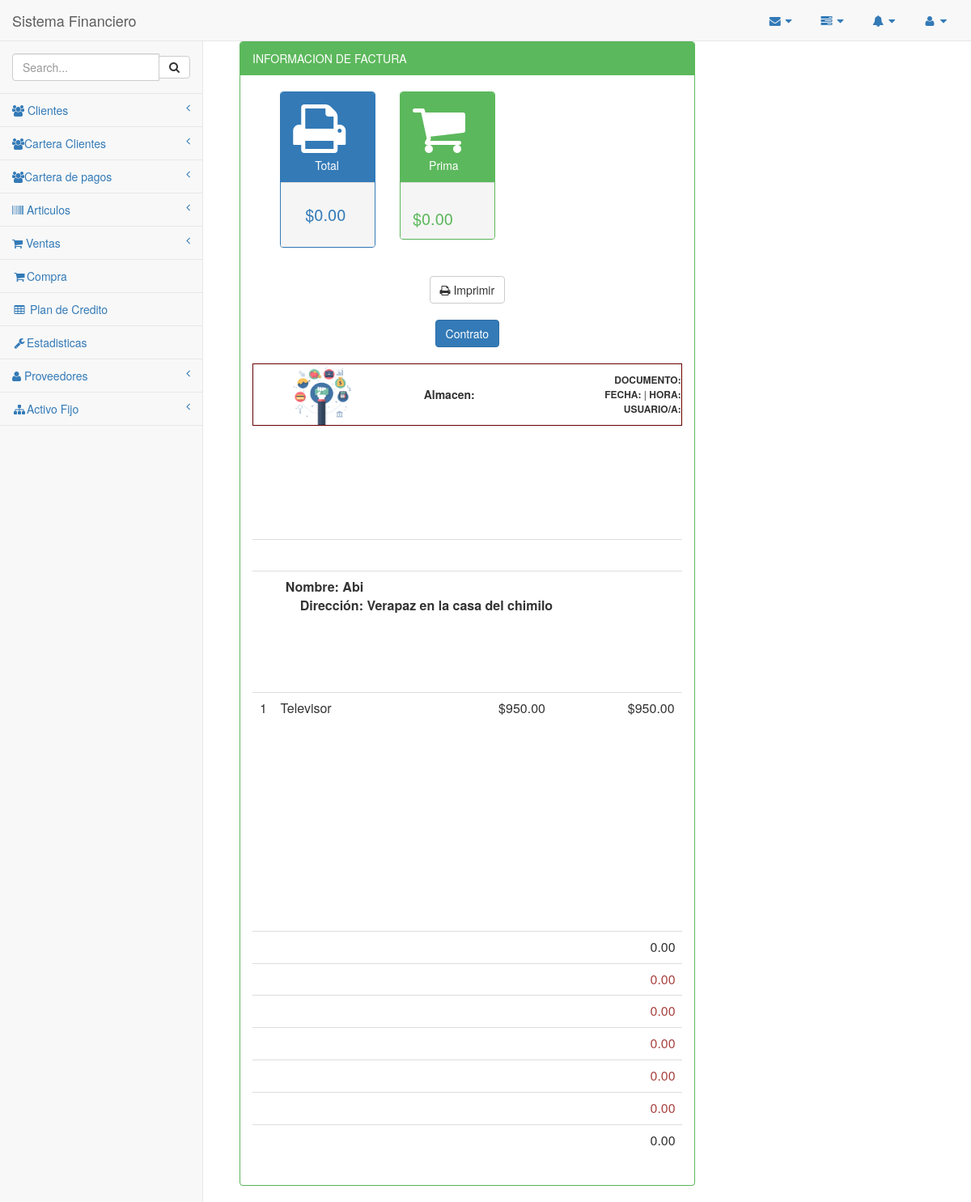
The page /venta/pro_cont_cred.php on the database its author committed.
### tables this page shows
CREATE TABLE `clientcred_tmp` (
  `id_cliente_temp` int(10) NOT NULL,
  `id_cliente` int(10) DEFAULT NULL,
  `fecha` date DEFAULT NULL
);

CREATE TABLE `tb_cliente` (
  `id_cliente` int(11) NOT NULL,
  `nombre_cliente` varchar(40) DEFAULT NULL,
  `dir_cliente` varchar(100) DEFAULT NULL,
  `dui` varchar(15) DEFAULT NULL,
  `tel` varchar(15) DEFAULT NULL
);

CREATE TABLE `ventac_temp` (
  `id_venta` int(10) NOT NULL,
  `id_articulo` int(10) DEFAULT NULL,
  `cantidad` int(10) DEFAULT NULL
);

CREATE TABLE `articulos` (
  `idarticulos` int(11) NOT NULL,
  `codigo` varchar(45) DEFAULT NULL,
  `nombre` varchar(45) DEFAULT NULL,
  `cantidad` int(11) DEFAULT NULL,
  `valor` float DEFAULT NULL,
  `marca` varchar(45) DEFAULT NULL,
  `estado` varchar(45) DEFAULT NULL,
  `unidad` int(11) DEFAULT NULL,
  `idproveedor` int(10) DEFAULT NULL,
  `idcategoria` int(10) DEFAULT NULL
);

CREATE TABLE `inventario` (
  `idinventario` int(11) NOT NULL,
  `id_articulos` int(11) DEFAULT NULL,
  `stock` int(11) DEFAULT NULL,
  `stockMinimo` int(11) DEFAULT NULL,
  `pv` float DEFAULT NULL,
  `cant` int(11) DEFAULT NULL
);

### funciones.php (called while the page is built, shortened)
<?php
function formato($valor){
		return number_format($valor,2,".",",");
	}
        ?>

### venta/pro_cont_cred.php (the view, shortened to what this page needs)
<?php
include_once '../conexion/php_conexion.php';
include_once '../funciones.php';
 include_once '../Plantilla/encabezado.php';
  include_once '../Plantilla/menuLateral.php';
        $pa=mysqli_query($conexion,"SELECT MAX(factura)as maximo FROM factura");
        if($row=mysqli_fetch_array($pa)){
            if($row['maximo']==NULL){
                $factura='12548741';
            }else{
                $factura=$row['maximo']+1;
            }
        }
?>
        <div id="page-wrapper">
            <div class="container-fluid">
                            <?php
                                                $pa=mysqli_query($conexion,"SELECT * FROM clientcred_tmp, tb_cliente
                                                WHERE  clientcred_tmp.id_cliente=tb_cliente.id_cliente");
                                                while($row=mysqli_fetch_array($pa)){
                                                    $c_nombre=$row['nombre_cliente'];
                                                    $id_cliente=$row['id_cliente'];
                                                    $direccion=$row['dir_cliente'];
                            ?>
                                            <?php } ?>
            <div class="row">
                <div class="col-md-8">
                    <div class="panel panel-green">
                        <div class="panel-heading">
                             INFORMACION DE FACTURA
                        </div>
                        <br/>
                       <div class="row">
                           <div class="col-lg-1 col-md-1"></div>
                <div class="col-lg-3 col-md-6">
                    <div class="panel panel-primary">
                        <div class="panel-heading">
                            <div class="row">
                                <div class="col-xs-3">
                                    <i class="fa fa-print fa-5x"></i>
                                </div>
                                <div class="col-xs-9 text-right">
                                    <div>Total</div>
                                </div>
                            </div>
                        </div>
                        <a href="#">
                            <div class="panel-footer">
                                <div class="panel-body">
                            <div style=" bg-color: red;font-size:20px"><?php echo '$'.formato($neto); ?> </div>
                                </div>
                            </div>
                        </a>
                    </div>
                </div>
                  <?php  if ($_GET['pago']=='CONTADO') {?>
                <div class="col-lg-3 col-md-6">
                    <div class="panel panel-green">
                        <div class="panel-heading">
                            <div class="row">
                                <div class="col-xs-3">
                                    <i class="fa fa-angellist fa-5x"></i>
                                </div>
                                <div class="col-xs-9 text-right">
                                    <div class="huge"></div>
                                    <div>Recibido</div>
                                </div>
                            </div>
                        </div>
                        <a href="#">
                            <div class="panel-footer">
                                <br/>
                                 <div style=" bg-color: blue;font-size:20px"><?php echo '$'.formato($valor_recibido); ?> </div>
                                <div class="clearfix"></div>
                            </div>
                        </a>
                    </div>
                </div>
                  <?php }else{?>
                           <div class="col-lg-3 col-md-6">
                    <div class="panel panel-green">
                        <div class="panel-heading">
                            <div class="row">
                                <div class="col-xs-3">
                                    <i class="fa fa-shopping-cart fa-5x"></i>
                                </div>
                                <div class="col-xs-9 text-right">
                                    <div>Prima</div>
                                </div>
                            </div>
                        </div>
                        <a href="#">
                            <div class="panel-footer">
                                <br/>
                                 <div style=" bg-color: blue;font-size:20px"><?php echo '$'.formato($valor_recibido); ?> </div>
                            </div>
                        </a>
                    </div>
                </div>
                  <?php }?>
                <div class="col-lg-3 col-md-6">
                </div>
            </div>
                        <div class="panel-body">
                        <center><button onclick="imprimir();" class="btn btn-default"><i class=" fa fa-print "></i> Imprimir</button></center><br>
                        <?php if ($_GET['pago']=='CONTADO') { }else{?>
                        <center> <button type="submit" class="btn btn-primary" onclick="location.href='./contrato.php?ir=<?php echo $id_cliente;?>&fac=<?php echo $factura;?>'">Contrato</button></center><br>
                        <?php }?>
                            <div class="table-responsive">
                                    <table  width="100%" style="border: 1px solid #660000; -moz-border-radius: 12px;-webkit-border-radius: 12px;padding: 10px;">
                                     <tr>
                                        <td>
                                            <center>
                                                <img src="../Imagenes/finanzas.png" width="75px" height="75px"><br>
                                            </center>
                                        </td>
                                        <td>
                                        <td align="center">
                                            <div style="font-size: 14px;"><strong>Almacen: <?php  ?></strong></div>
                                        </td>
                                        </td>
                                        <td>
                                             <div style="font-size: 12px;" align="right">
                                                    <strong>DOCUMENTO: </strong><?php  ?><br>
                                                    <strong>FECHA: </strong><?php  ?> |
                                                    <strong>HORA: </strong><?php  ?><br>
                                                    <strong>USUARIO/A: </strong><?php  ?>
                                            </div>
                                        </td>
                                     </tr>
                                    </table>
                            </div>
                            <br>
                            <div id="imprimeme">
                             <br><br><br><br><br><br>
                            <table class="table" width="425px" style="border: 1px dotted #FFFFFF; -moz-border-radius: 12px;-webkit-border-radius: 12px;padding: 10px;">
                                        <tr>
                                            <td colspan="4">
                                            <div style="font-size: 14px;" align="right"><?php  ?></div><br>
                                            </td>
                                        </tr>
                                         <tr>
                                            <td align="center">
                                            </td>
                                            <td class="text-default">
                                                <div class="<?php echo $activar; ?>">
                                                <strong> &nbsp;&nbsp;Nombre: <?php echo $c_nombre; ?></strong><br>
                                                <strong> &nbsp;&nbsp;&nbsp;&nbsp;&nbsp;&nbsp;Dirección: <?php echo $direccion; ?></strong><br>
                                                <strong></strong><br>
                                                <strong></strong><br>
                                                </div>
                                            </td>
                                         </tr>
                            </table>
                            <br>
                            <div style="width:100%; height:275px; overflow: auto;">
                            <table class="table" width="425px" style="border: 1px dotted #FFFFFF; -moz-border-radius: 12px;-webkit-border-radius: 12px;padding: 10px;">
                                            <?php
                                                mysqli_query($conexion,"INSERT INTO factura (factura,valor,fecha) VALUE ('$factura','$netoO','$fecha')");
                                                $pa=mysqli_query($conexion,"SELECT * FROM ventaC_temp, inventario
                                                WHERE  ventaC_temp.id_articulo=inventario.id_articulos");
                                                while($row=mysqli_fetch_array($pa)){
                                                    $cantidad=$row['cantidad'];
                                                    $id_art=$row['id_articulo'];
                                                    $codigo=$row['id_articulo'];
                                                     $new=$row['pv'];
                                                    $importe_dos=$row['cantidad']*$new+$iva;
                        $consultaAr=mysqli_query($conexion,"SELECT * FROM articulos WHERE idarticulos=".$row['id_articulo']."");
                        while($rowCon=mysqli_fetch_array($consultaAr)){
                            $p_nombre=$rowCon['nombre'];
                            $costo=$rowCon['valor'];
                        }
                                                    $cost_total=$row['cantidad']*$costo;
                                                    mysqli_query($conexion,"INSERT INTO detalle (factura, articulo, codigo, cantidad, valor, importe, tipo, fecha)
                                                                              VALUES ('$factura','$id_art','$codigo','$cantidad','$new','$importe_dos','VENTA','$fecha')");
                                                     $pwa=mysqli_query($conexion,"SELECT * FROM inventario WHERE id_articulos='$codigo'");
                                                    if($roww=mysqli_fetch_array($pwa)){
                                                        $new_cant=$roww['stock']-$cantidad;
                                                        mysqli_query($conexion,"UPDATE inventario SET stock='$new_cant' WHERE id_articulos='$codigo'");
                                                    }
                                                    $detalle_sql="INSERT INTO kardex (factura, tipo, id_articulos, cantidad, costoK, importe, stockk, fecha)
                                                                          VALUES ('$factura','VENTA','$id_art','$cantidad','$costo','$cost_total','$new_cant','$fecha')";
                                                    mysqli_query($conexion,$detalle_sql);
                                            ?>
                                            <tr>
                                                <td width="5%" align="left"><?php echo $cantidad; ?></td>
                                                <td width="75%"><?php echo  $p_nombre;  ?></td>
                                                <td><div align="right">$<?php echo formato($new); ?></div></td>
                                                <td width="20%"><div align="right"></div></td>
                                                <td width="2%"><div align="right"></div></td>
                                                <td><div align="right">$<?php echo formato($importe_dos); ?></div></td>
                                            </tr>
                                                <?php } ?>
                                        </table>
                                        </div>
                                        <br>
                                        <table class="table" width="450px" style="border: 0px dotted #FFFFFF; -moz-border-radius: 12px;-webkit-border-radius: 12px;padding: 12px;">
                                          <tr>
                                               <td colspan="4" align="right" class="text-default" style="font-size: 16px;">&nbsp;&nbsp;&nbsp;<?php echo formato($netoO-$iva); ?></td>
                                            </tr>
                                         <tr>
                                               <td colspan="4" align="right" class="text-danger" style="font-size: 16px;">&nbsp;&nbsp;&nbsp;<?php echo formato($iva); ?></td>
                                            </tr>
                                            <tr>
                                                <td colspan="4" align="right" class="text-danger" style="font-size: 16px;">&nbsp;&nbsp;&nbsp;<?php echo formato(0); ?></td>
                                            </tr>
                                            <tr>
                                               <td colspan="4" align="right" class="text-danger" style="font-size: 16px;">&nbsp;&nbsp;&nbsp;<?php echo formato(0); ?></td>
                                            </tr>
                                             <tr>
                                               <td colspan="4" align="right" class="text-danger" style="font-size: 16px;">&nbsp;&nbsp;&nbsp;<?php echo formato(0); ?></td>
                                            </tr>
                                            <tr>
                                               <td colspan="4" align="right" class="text-danger" style="font-size: 16px;">&nbsp;&nbsp;&nbsp;<?php echo formato(0); ?></td>
                                            </tr>
                                             <tr>
                                               <td colspan="4" align="right" class="text-default" style="font-size: 16px;">&nbsp;&nbsp;&nbsp;<?php echo formato($netoO); ?></td>
                                            </tr>
                                        </table>
                        </div>
                    </div>
                </div>
            </div>
        </div>
<?php
include_once '../Plantilla/inferior.php';
?>

### rows shown on the page
clientcred_tmp: id_cliente.nombre_cliente "Abi", id_cliente.dir_cliente "Verapaz en la casa del chimilo"
ventac_temp: cantidad "1", id_articulo.nombre "Televisor", inventario.pv "950.00", cantidad.pv "950.00"

### other values the page prints
formato($neto) "0.00"
formato($valor_recibido) "0.00"
formato($netoO-$iva) "0.00"
formato($iva) "0.00"
formato(0) "0.00"
formato($netoO) "0.00"
